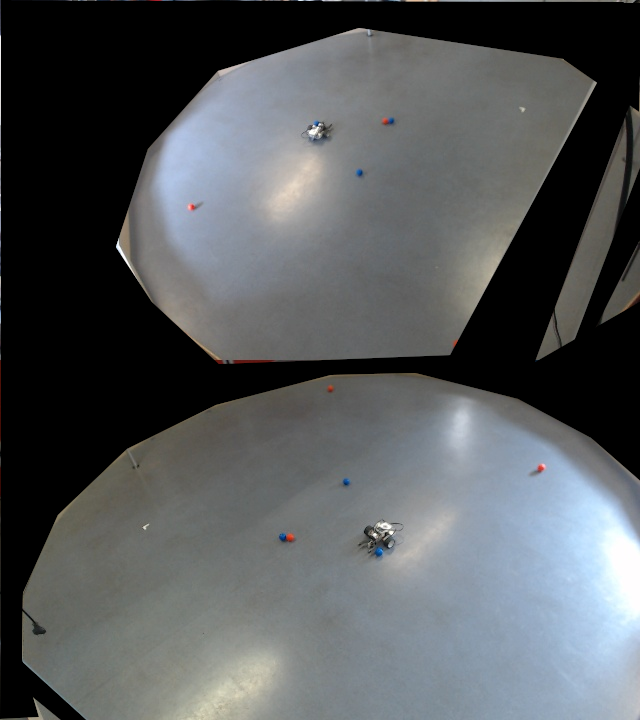
#> input picture RobotEV3/analyse_video/masque.png, 640 x 720 px
$ python -i receiver_2.py   (imports and definitions only)
#> lines starting #> are read from the running program, lines starting #| are printed output that depends on the picture; after the words box and inside, x2 and y2 are one past the last pixel; in counts of white or black regions, pixels touching at a corner belong together
#> further down, picture is the input picture: shape (720, 640, 3); mean B, G, R 90.2, 88.2, 84.8
import socket
import cv2
import numpy as np
import struct
import threading
import select
import cv2.aruco as aruco  # Pour détection ArUco

# Classe pour stocker la frame
class Frame:
    def __init__(self, w, h):
        self.mat = np.zeros((h, w, 3), dtype=np.uint8)
        self.id = -1

# Met à jour la frame reçue
def incomingFrame(frame, iframe, frame_id):
    iframe.mat = frame.copy()
    iframe.id = frame_id

# Reconstitue et décode la frame complète à partir des paquets UDP
# [33 lines left out: functions gotFullData, captureThread, not called in this run]

def detect_balls(img):
    output = img.copy()
    hsv = cv2.cvtColor(output, cv2.COLOR_BGR2HSV)
#> hsv: shape (720, 640, 3); mean H, S, V 49.3, 15.1, 92.3

    # --- Détection de la balle rouge ---
    lower_red1 = np.array([0, 100, 100])
    upper_red1 = np.array([10, 255, 255])
    lower_red2 = np.array([160, 100, 100])
    upper_red2 = np.array([180, 255, 255])
    mask_red1 = cv2.inRange(hsv, lower_red1, upper_red1)
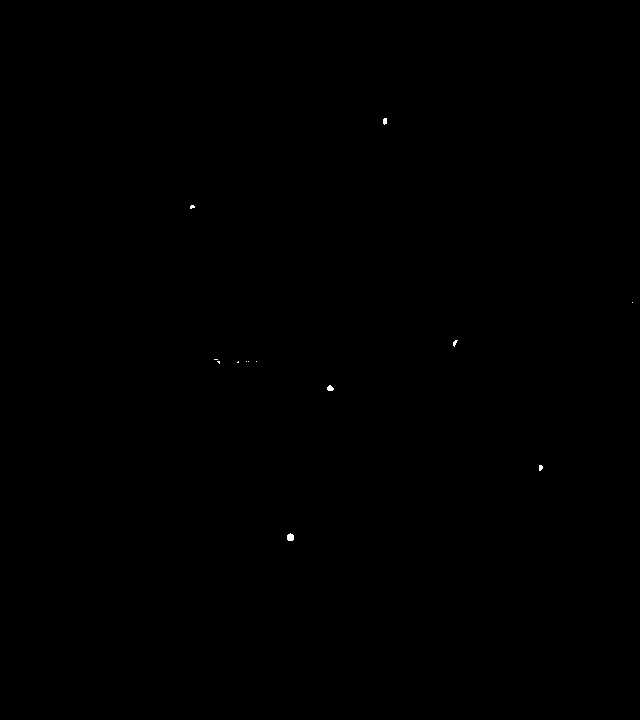
#> mask_red1: shape (720, 640); 0.04% white; 13 white regions (9 under 20 px), largest, box (x1, y1, x2, y2) and area: (287, 533, 294, 541) 46, (327, 385, 334, 391) 31, (383, 118, 387, 125) 24, (539, 465, 543, 471) 20
    mask_red2 = cv2.inRange(hsv, lower_red2, upper_red2)
#> mask_red2: shape (720, 640); 0.01% white in thin lines or dots, all inside (x1, y1, x2, y2) = (150, 0, 544, 539)
    mask_red = cv2.add(mask_red1, mask_red2)
#> mask_red: shape (720, 640); 0.05% white; 14 white regions (9 under 20 px), largest, box (x1, y1, x2, y2) and area: (286, 533, 294, 541) 49, (327, 385, 334, 391) 31, (538, 465, 544, 472) 31, (383, 118, 388, 125) 27, (190, 204, 195, 210) 25

    # --- Détection de la balle bleue ---
    lower_blue = np.array([100, 150, 0])
    upper_blue = np.array([140, 255, 255])
    mask_blue = cv2.inRange(hsv, lower_blue, upper_blue)
#> mask_blue: shape (720, 640); 0.04% white; 12 white regions (8 under 20 px)

    # Paramètres de filtrage
    min_area = 5
    max_area = 90
    min_circularity = 0.6

    # Listes pour stocker les positions
    yellow_positions = []
    pink_positions = []

    def detect_and_draw(mask, point_color, image, positions_list):
#> called with point_color = (255, 0, 255)
        contours, _ = cv2.findContours(mask, cv2.RETR_EXTERNAL, cv2.CHAIN_APPROX_SIMPLE)
#> contours = 14 contours, 11 with area under 20; largest, box (x1, y1, x2, y2) and area: (286, 533, 294, 541) 38, (327, 385, 334, 391) 22, (538, 465, 544, 472) 22
        for cnt in contours:
            area = cv2.contourArea(cnt)
            if min_area < area < max_area:
                perimeter = cv2.arcLength(cnt, True)
                if perimeter > 0:
                    circularity = 4 * np.pi * area / (perimeter * perimeter)
                    if circularity >= min_circularity:
                        M = cv2.moments(cnt)
                        if M["m00"] != 0:
                            cx = int(M["m10"] / M["m00"])
                            cy = int(M["m01"] / M["m00"])
                            cv2.circle(image, (cx, cy), 5, point_color, -1)
                            positions_list.append((cx, cy))
#> this loop made 14 passes
#> (area, perimeter, circularity, cx, cy) on passes 1 to 3: (38, 23.31, 0.879, 289, 536), (22, 18.49, 0.809, 540, 467), (22.5, 17.9, 0.882, 329, 387)
#> after the loop, positions_list = [(289, 536), (540, 467), (329, 387), (191, 206), (384, 120)]

    detect_and_draw(mask_red, (255, 0, 255), output, pink_positions)   # Rose
    detect_and_draw(mask_blue, (0, 255, 255), output, yellow_positions) # Jaune
#> call 2 of detect_and_draw, with point_color = (0, 255, 255)
#> in detect_and_draw (call 2), `contours, _ = cv2.findContours(mask, cv2.RETR_EXTERNAL, cv2.CHAIN_APPR..`: contours = 12 contours, 10 with area under 20; largest, box (x1, y1, x2, y2) and area: (375, 548, 383, 556) 38, (280, 534, 286, 541) 26
#> the loop in detect_and_draw (call 2), `for cnt in contours:` made 12 passes
#> (area, perimeter, circularity, cx, cy) on passes 1 to 2: (38.5, 24.73, 0.791, 378, 551), (26, 19.66, 0.846, 282, 536)
#> after the loop in detect_and_draw (call 2), `for cnt in contours:`:
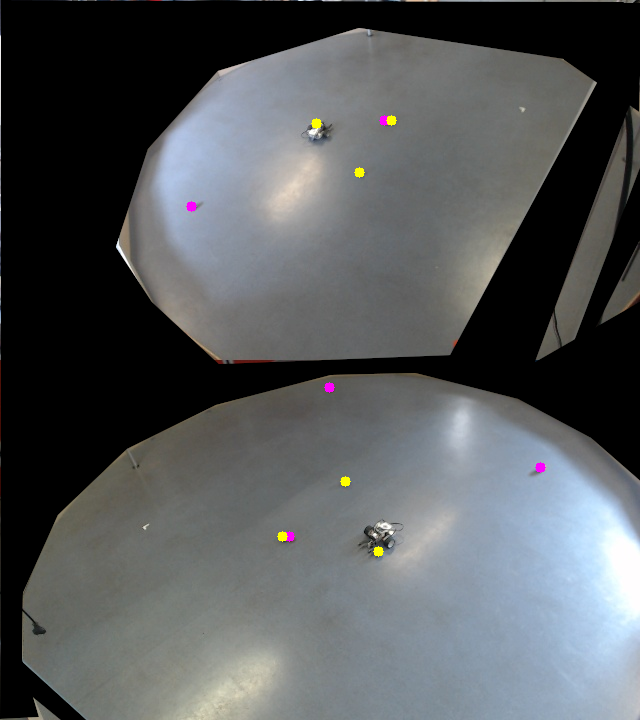
#> image: shape (720, 640, 3); mean B, G, R 90.2, 88.3, 85.1
#> after the loop in detect_and_draw (call 2), `for cnt in contours:`: positions_list = [(378, 551), (282, 536), (345, 481), (359, 172), (316, 123), (391, 120)]

    return output, yellow_positions, pink_positions

# [101 lines left out: functions direction_to_closest, detect_aruco, main, not called in this run]

# [2 lines not run here, left out]

>>> import cv2
>>> picture = cv2.imread('masque.png')
>>> result = detect_balls(picture)

$ run again, on RobotEV3/analyse_video/screen.png
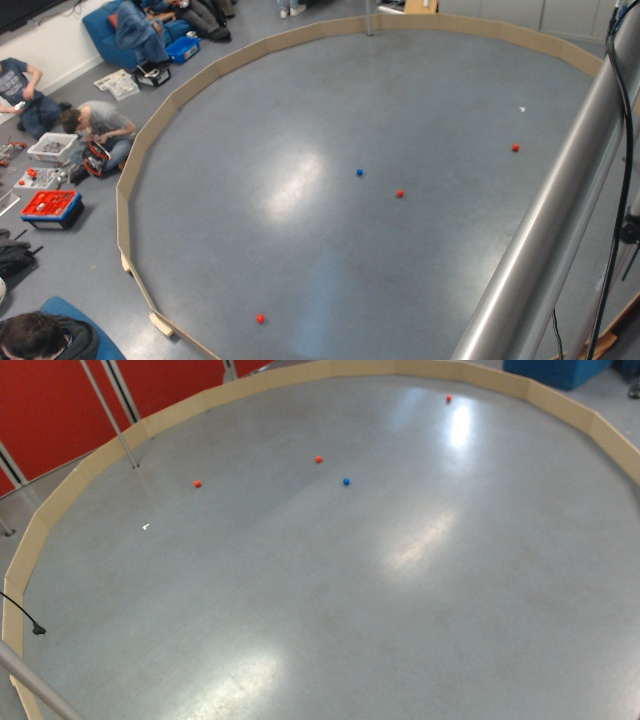
#> input picture RobotEV3/analyse_video/screen.png, 640 x 720 px
#> picture is the input picture: shape (720, 640, 3); mean B, G, R 126.6, 128.4, 129.7
#> hsv: shape (720, 640, 3); mean H, S, V 70, 30.4, 136.1
#> in detect_balls, `mask_red1 = cv2.inRange(hsv, lower_red1, upper_red1)`:
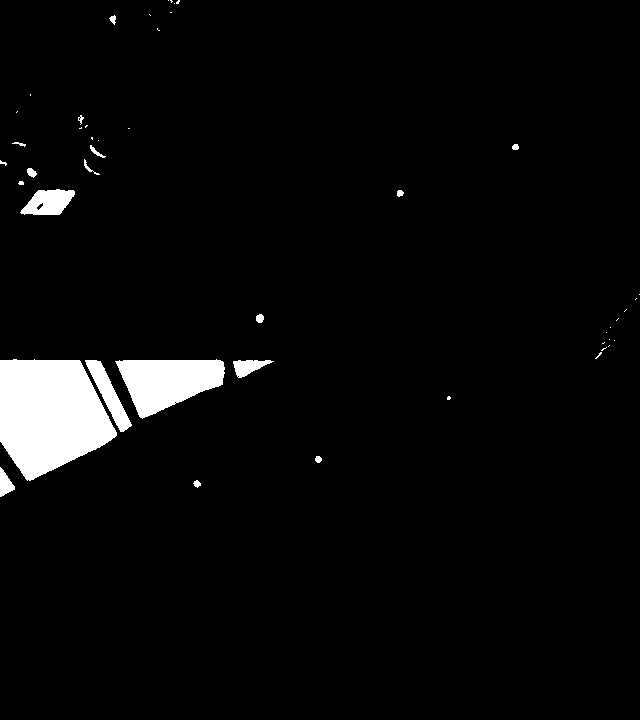
#> mask_red1: shape (720, 640); 3.9% white; 46 white regions (28 under 20 px), largest, box (x1, y1, x2, y2) and area: (0, 359, 117, 481) 10404, (115, 359, 225, 419) 4185, (85, 360, 132, 432) 1077
#> mask_red2: shape (720, 640); 0% white in thin lines or dots, all inside (x1, y1, x2, y2) = (25, 3, 449, 401)
#> mask_red: shape (720, 640); 3.9% white; 45 white regions (27 under 20 px), largest, box (x1, y1, x2, y2) and area: (0, 359, 117, 481) 10404, (115, 359, 225, 419) 4187, (85, 360, 132, 432) 1078
#> mask_blue: shape (720, 640); 1.2% white; 51 white regions (38 under 20 px)
#> contours = 45 contours, 30 with area under 20; largest, box (x1, y1, x2, y2) and area: (0, 359, 117, 481) 10222, (115, 359, 225, 419) 4053, (85, 360, 132, 432) 996, (20, 189, 76, 215) 947, (233, 360, 274, 378) 360
#> the loop in detect_and_draw, `for cnt in contours:` made 45 passes
#> (area, perimeter, circularity, cx, cy) on passes 1, 3, 18, 22, 25, 28: (30, 22.14, 0.769, 196, 483), (28.5, 19.9, 0.904, 317, 458), (47, 25.31, 0.922, 259, 318), (28, 20.49, 0.838, 399, 192), (52, 28.97, 0.779, 31, 172), (25.5, 19.07, 0.881, 515, 146)
#> after the loop in detect_and_draw, `for cnt in contours:`: positions_list = [(196, 483), (317, 458), (448, 397), (259, 318), (399, 192), (20, 182), (31, 172), (515, 146)]
#> contours = 51 contours, 40 with area under 20; largest, box (x1, y1, x2, y2) and area: (505, 359, 615, 389) 1799, (83, 11, 137, 68) 1219, (164, 21, 200, 64) 912, (95, 334, 123, 360) 314, (22, 194, 80, 222) 168
#> the loop in detect_and_draw (call 2), `for cnt in contours:` made 51 passes
#> (area, perimeter, circularity, cx, cy) on pass 49: (40, 26.49, 0.717, 144, 2)
#> after the loop in detect_and_draw (call 2), `for cnt in contours:`:
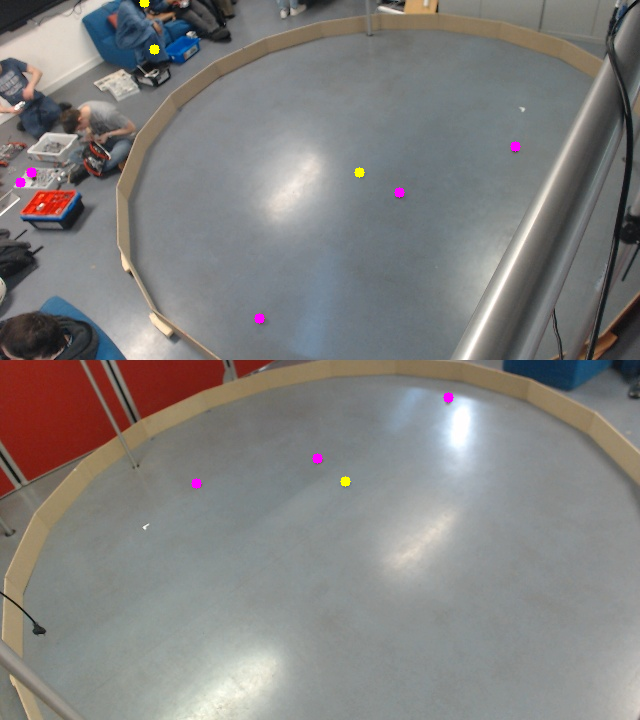
#> image: shape (720, 640, 3); mean B, G, R 126.8, 128.4, 129.9
#> after the loop in detect_and_draw (call 2), `for cnt in contours:`: positions_list = [(345, 481), (359, 172), (154, 49), (144, 2)]

$ run again, on RobotEV3/analyse_video/screen2.png
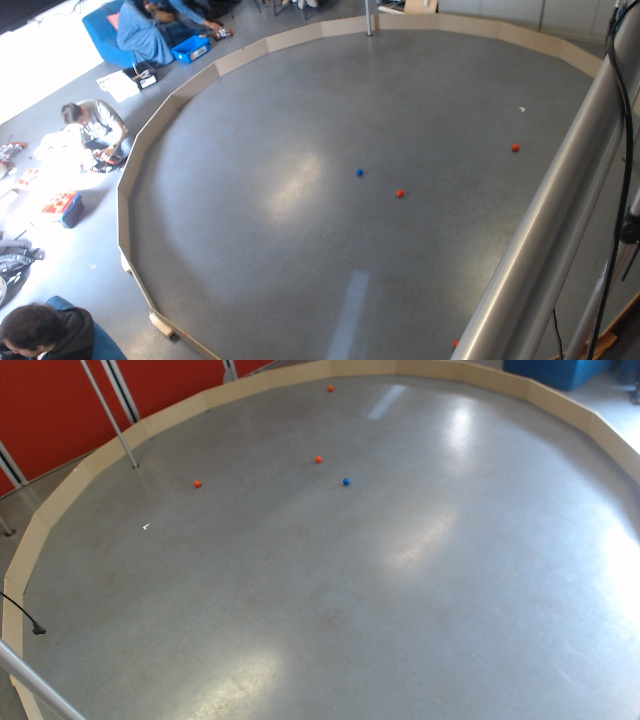
#> input picture RobotEV3/analyse_video/screen2.png, 640 x 720 px
#> picture is the input picture: shape (720, 640, 3); mean B, G, R 131.2, 128.7, 128
#> hsv: shape (720, 640, 3); mean H, S, V 70.7, 35.8, 139.5
#> in detect_balls, `mask_red1 = cv2.inRange(hsv, lower_red1, upper_red1)`:
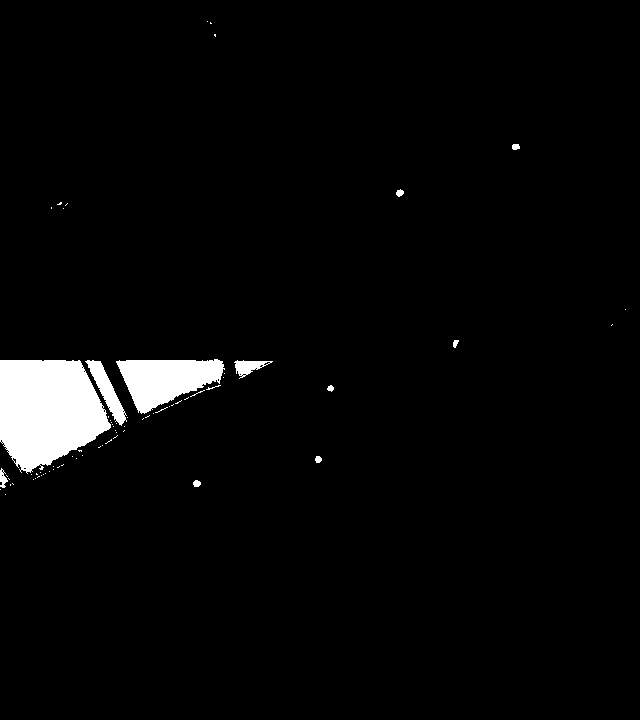
#> mask_red1: shape (720, 640); 3.2% white; 71 white regions (59 under 20 px), largest, box (x1, y1, x2, y2) and area: (0, 360, 111, 474) 9404, (116, 359, 225, 414) 3641, (85, 360, 127, 426) 882
#> mask_red2: shape (720, 640); 0% white in thin lines or dots, all inside (x1, y1, x2, y2) = (64, 163, 255, 371)
#> mask_blue: shape (720, 640); 1.3% white; 51 white regions (37 under 20 px)
#> contours = 71 contours, 60 with area under 20; largest, box (x1, y1, x2, y2) and area: (0, 360, 111, 474) 9228, (116, 359, 225, 414) 3502, (85, 360, 127, 426) 805, (234, 360, 273, 379) 310, (0, 468, 8, 488) 69
#> the loop in detect_and_draw, `for cnt in contours:` made 71 passes
#> (area, perimeter, circularity, cx, cy) on passes 5, 24, 52, 60, 66, 68: (33.5, 21.9, 0.878, 196, 483), (29, 20.49, 0.868, 317, 459), (24, 19.31, 0.809, 330, 387), (22.5, 21.07, 0.637, 455, 342), (33.5, 22.73, 0.815, 399, 192), (30, 21.66, 0.804, 515, 146)
#> after the loop in detect_and_draw, `for cnt in contours:`: positions_list = [(196, 483), (317, 459), (330, 387), (455, 342), (399, 192), (515, 146)]
#> contours = 51 contours, 43 with area under 20; largest, box (x1, y1, x2, y2) and area: (505, 359, 614, 390) 1832, (83, 0, 166, 70) 1684, (163, 23, 210, 64) 1102, (90, 329, 113, 359) 272, (163, 0, 189, 14) 156, (124, 24, 153, 43) 132, (621, 361, 637, 371) 112, (189, 7, 205, 16) 24
#> the loop in detect_and_draw (call 2), `for cnt in contours:` made 51 passes
#> (area, perimeter, circularity) on pass 41: (23.5, 39.21, 0.192)
#> after the loop in detect_and_draw (call 2), `for cnt in contours:`:
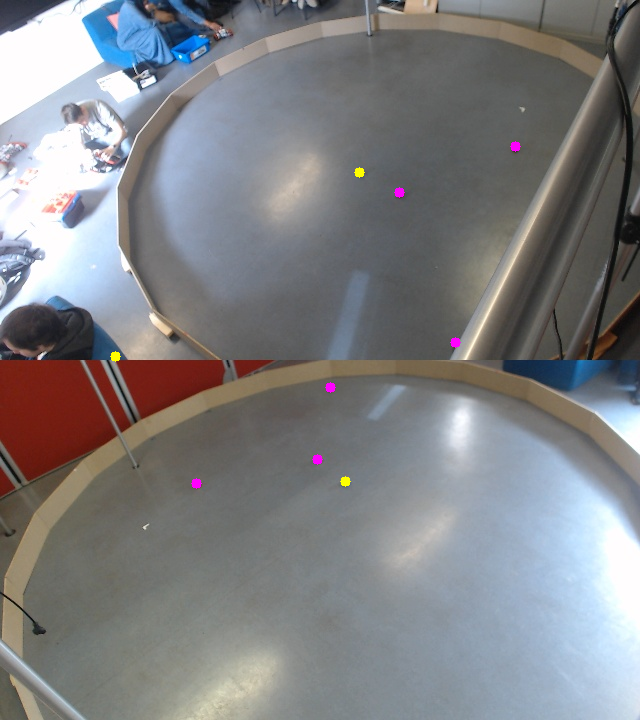
#> image: shape (720, 640, 3); mean B, G, R 131.3, 128.7, 128.2
#> after the loop in detect_and_draw (call 2), `for cnt in contours:`: positions_list = [(345, 481), (115, 356), (359, 172)]
